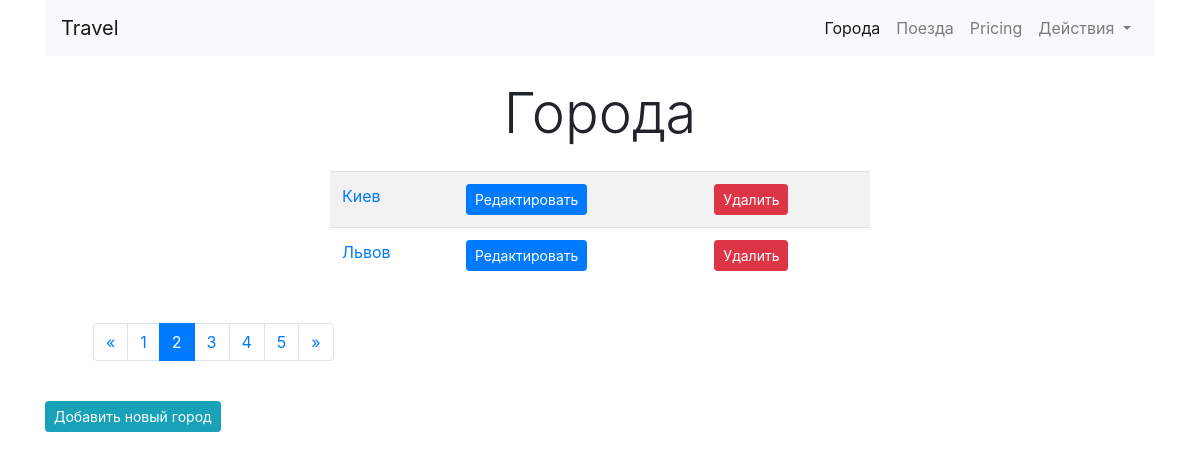
/cities/?page=2, run on an earlier commit of the app's database.
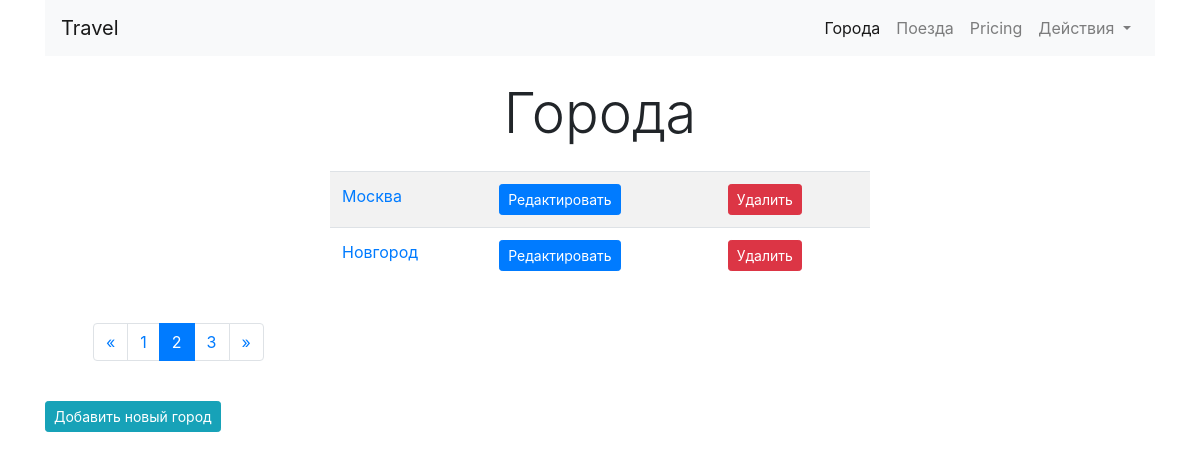
And on a later commit of the database.
### cities/models.py (models this page shows, shortened)
class City(models.Model):
    name = models.CharField(unique=True, max_length=100, verbose_name='Город')
    class Meta:
        verbose_name = 'Город'
        verbose_name_plural = 'Города'
        ordering = ['name']

### cities/views.py (the view)
# urls.py: path('', home, name='home'),
def home(request):
    cities = City.objects.all()
    paginator = Paginator(cities, 2)
    page = request.GET.get('page')
    objects_list = paginator.get_page(page)
    return render(request, 'cities/home.html', {'objects_list': objects_list})

### cities/templates/cities/home.html (shortened to what this page needs)
{% extends "base.html" %}
{% block content%}
    <h1 class="display-4 text-center my-4">Города</h1>
    <div class="row ">
        <div class='col-md-6 mx-auto'>
            <table class="table table-striped">
                <tbody>
                {% for object in objects_list%}
                    <tr>
                    <td>
                        <a href='{% url "city:detail" pk=object.pk%}'>
                            {{object.name}}
                        </a>
                    </td>
                    <td>
                        <a href='{% url "city:update" pk=object.pk%}'>
                            <button type="button" class="btn btn-primary btn-sm">
                                Редактировать
                            </button>
                        </a>
                    </td>
                    <td>
                        <a href='{% url "city:delete" pk=object.pk%}'>
                            <button type="button" class="btn btn-danger btn-sm">
                                Удалить
                            </button>
                        </a>
                    </td>
                    </tr>
                {% endfor %}
                </tbody>
            </table>
        </div>
        <div id="navigation" class="container my-4">
            <div class="row">
                <div class="col-md-3 mx-5">
                    <nav aria-label="Page navigation example">
                        <ul class="pagination">
                            {% if objects_list.has_previous %}
                                <li class="page-item">
                                <a class="page-link" href="?page={{ objects_list.previous_page_number }}"
                                        aria-label="Previous">
                                <span aria-hidden="true">&laquo;</span>
                                </a>
                                </li>
                            {% endif %}
                            {% for page in objects_list.paginator.page_range %}
                                {% if page == objects_list.number %}
                                    <li class="page-item active">
                                        <a class="page-link" href="#"> {{page}}
                                        </a>
                                    </li>
                                {% else %}
                                    <li class="page-item">
                                        <a class="page-link"
                                            href="?page={{page}}">
                                            {{page}}
                                        </a>
                                    </li>
                                {% endif %}
                            {% endfor %}
                            {% if objects_list.has_next %}
                                <li class="page-item">
                                <a class="page-link"
                                    href="?page={{ objects_list.next_page_number }}"
                                        aria-label="Next">
                                    <span aria-hidden="true">&raquo;</span>
                                </a>
                                </li>
                            {% endif %}
                        </ul>
                    </nav>
                </div>
            </div>
        </div>
    </div>
    <div class="row">
        <div class='col-md-6'>
             <a href='{% url "city:add" %}'>
                <button type="button" class="btn btn-info btn-sm">
                    Добавить новый город
                </button>
            </a>
        </div>
    </div>
{% endblock%}

What changed in the data, as far as the page shows it:
removed City: name "Киев"
removed City: name "Львов"
added City: name "Москва"
added City: name "Новгород"
Also different on the page:
list line gone: "4"
list line gone: "5"
